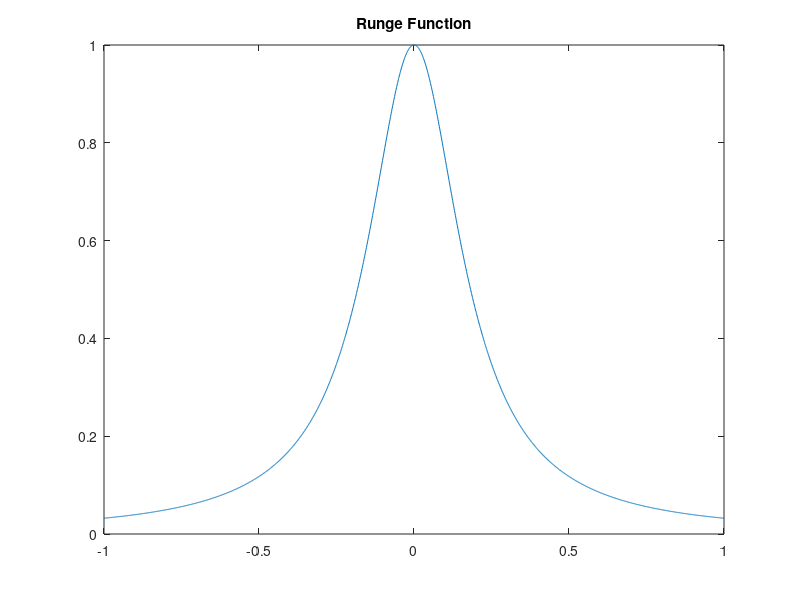

Write MATLAB code to recreate this figure. (Note: this script raises an error after producing the figure.)
%----------------------------Question 1------------------------------------
z = 30;
m = 2000;
x = linspace(-1,1,m)';
f = 1./(1 + (z*x.^2));
figure
plot(x,f)
title('Runge Function','LineWidth',1.5);
%%
%----------------------------Question 2------------------------------------

% a) Solve interpolation problem with Vandermonde matrix Va = f
n = 10;
% v = vector of x values, y = f(x) vector
z = 30;
v = linspace(-1,1,n);
y = 1./(1 + (z*v.^2));

y = y';
V = vander(v);
a = V\y;
%Vandermonde form polynomial
p = poly2sym(a);

fplot(p,[-1,1],'LineWidth',1.5);
grid on
title('Vandermonde');

%%
% b) Solve interpolation problem with barycentric form

%for plotting
m = 2000;
x = linspace(-1,1,m)';
z = 30;

%interpolation points
num = 10;
ipts = linspace(-1,1,num);

%f(ipts)
f = 1./(1 + (z*ipts.^2));
m = size(x,1);
w = ones(num,1);
for i = 1:num   
    for j = 1:num
        if i ~= j
            w(i) = w(i)*(ipts(i) - ipts(j));
        end
    end
    w(i) = 1/w(i);
end

numer = zeros(m,1);
denom = zeros(m,1);
for i = 1:num
    numer = numer + f(i) * w(i)./(x - ipts(i));
    denom = denom + w(i)./(x - ipts(i));
end

%Barycentric form of polynomial
p = numer./denom;

figure
plot(x,p,'LineWidth',1.5)
grid on
title('Barycentric');

%%
% c) Solve interpolation problem with divided differences and Newton form

%values of x for plot
m = 2000;
x = linspace(-1,1,m)';
z = 30;

%interpolation points
n = 10;
ipts = linspace(-1,1,n);
%f(ipts)
f = 1./(1 + (z*ipts.^2));

%find divided differences 
F = zeros(n);
F(:,1) = f';

for i = 2:n
    for j = 2:i
        F(i,j) = (F(i,j-1) - F(i-1,j-1)) / (ipts(i) - ipts(i-j+1));
    end
end
%diagonal values are coeff. in newton's form
divDiff = diag(F);

%matrix X[] stores products of(x - xi)
X = ones(n,m);
for k = 2:n
    X(k,:) = X(k-1,:) .* (x' - ipts(k-1));
end

%Newton's form of polynomial
p = zeros(1,m);
for q = 1:n
   p = p + divDiff(q) .* X(q,:); 
end

figure
plot(x,p,'LineWidth',1.5)
grid on
title('Newton');

%% ----------------------------Question 3-----------------------------------
%a) equidistant interpolation points n = 10, 15, 25, 40
z = 30;
m = 2000;
x = linspace(-1,1,m)';
f = 1./(1 + (z*x.^2));
plot(x,f,'DisplayName','Runge Function','LineWidth',1.5)
hold on

% n = 10, n+1 interpolation points
n10 = 11;
v10 = linspace(-1,1,n10);
y10 = 1./(1 + (z*v10.^2));
y10 = y10';
V10 = vander(v10);
a10 = V10\y10;
p10 = poly2sym(a10);

fplot(p10,[-1,1], 'DisplayName', 'n = 10','LineWidth',1.5);
hold on

% n = 15, n+1 interpolation points
n15 = 16;
v15 = linspace(-1,1,n15);
y15 = 1./(1 + (z*v15.^2));
y15 = y15';
V15 = vander(v15);
a15 = V15\y15;
p15 = poly2sym(a15);

fplot(p15,[-1,1],'DisplayName', 'n = 15','LineWidth',1.5);
hold on

% n = 25, n+1 interpolation points
n25 = 26;
v25 = linspace(-1,1,n25);
y25 = 1./(1 + (z*v25.^2));
y25 = y25';
V25 = vander(v25);
a25 = V25\y25;
p25 = poly2sym(a25);

fplot(p25,[-1,1],'DisplayName', 'n = 25','LineWidth',1.5);
hold on

% n = 40, n+1 interpolation points
n40 = 41;
v40 = linspace(-1,1,n40);
y40 = 1./(1 + (z*v40.^2));
y40 = y40';
V40 = vander(v40);
a40 = V40\y40;
p40 = poly2sym(a40);

fplot(p40,[-1,1],'DisplayName', 'n = 40','LineWidth',1.5);
ylim([0 1])
hold on
grid on
title('Equidistant Interpolation Points');
legend
hold off
%%  b) Chebychev interpolation points n = 10, 15, 25, 40
z = 30;
m = 2000;
x = linspace(-1,1,m)';
f = 1./(1 + (z*x.^2));
plot(x,f,'DisplayName','Runge Function','LineWidth',1.5)
hold on

% n = 10, n+1 interpolation points
n10 = 11;
angles10 = linspace(0,pi,n10);
v10 = cos(angles10);
y10 = 1./(1 + (z*v10.^2));
y10 = y10';
V10 = vander(v10);
a10 = V10\y10;
p10 = poly2sym(a10);

fplot(p10,[-1,1], 'DisplayName', 'n = 10','LineWidth',1.5);
hold on

% n = 15, n+1 interpolation points
n15 = 16;
angles15 = linspace(0,pi,n15);
v15 = cos(angles15);
y15 = 1./(1 + (z*v15.^2));
y15 = y15';
V15 = vander(v15);
a15 = V15\y15;
p15 = poly2sym(a15);

fplot(p15,[-1,1],'DisplayName', 'n = 15','LineWidth',1.5);
hold on

% n = 25, n+1 interpolation points
n25 = 26;
angles25 = linspace(0,pi,n25);
v25 = cos(angles25);
y25 = 1./(1 + (z*v25.^2));
y25 = y25';
V25 = vander(v25);
a25 = V25\y25;
p25 = poly2sym(a25);

fplot(p25,[-1,1],'DisplayName', 'n = 25','LineWidth',1.5);
hold on

% n = 40, n+1 interpolation points
n40 = 41;
angles40 = linspace(0,pi,n40);
v40 = cos(angles40);
y40 = 1./(1 + (z*v40.^2));
y40 = y40';
V40 = vander(v40);
a40 = V40\y40;
p40 = poly2sym(a40);

fplot(p40,[-1,1],'DisplayName', 'n = 40','LineWidth',1.5);
ylim([0 1])
hold on
grid on
title('Chebychev Interpolation Points');
legend
hold off
%% c) random distribution

z = 30;
m = 2000;
x = linspace(-1,1,m)';
f = 1./(1 + (z*x.^2));
plot(x,f,'DisplayName','Runge Function','LineWidth',1.5)
hold on

% n = 10, n+1 interpolation points
n10 = 11;
v10 = -1 + (1+1).*rand(n10, 1);
y10 = 1./(1 + (z*v10.^2));
V10 = vander(v10);
a10 = V10\y10;
p10 = poly2sym(a10);

fplot(p10,[-1,1], 'DisplayName', 'n = 10','LineWidth',1.5);
hold on

% n = 15, n+1 interpolation points
n15 = 16;
v15 = -1 + (1+1).*rand(n15, 1);
y15 = 1./(1 + (z*v15.^2));
V15 = vander(v15);
a15 = V15\y15;
p15 = poly2sym(a15);

fplot(p15,[-1,1],'DisplayName', 'n = 15','LineWidth',1.5);
hold on

% n = 25, n+1 interpolation points
n25 = 26;
v25 = -1 + (1+1).*rand(n25, 1);
y25 = 1./(1 + (z*v25.^2));
V25 = vander(v25);
a25 = V25\y25;
p25 = poly2sym(a25);

fplot(p25,[-1,1],'DisplayName', 'n = 25','LineWidth',1.5);
hold on

% n = 40, n+1 interpolation points
n40 = 41;
v40 = -1 + (1+1).*rand(n40, 1);
y40 = 1./(1 + (z*v40.^2));
V40 = vander(v40);
a40 = V40\y40;
p40 = poly2sym(a40);

fplot(p40,[-1,1],'DisplayName', 'n = 40','LineWidth',1.5);
ylim([0 1])
hold on
grid on
title('Random Interpolation Points');
legend
hold off
%% c2 cheby x2

z = 30;
m = 2000;
x = linspace(-1,1,m)';
f = 1./(1 + (z*x.^2));
plot(x,f,'DisplayName','Runge Function','LineWidth',1.5)
hold on

% n = 10, n+1 interpolation points
n10 = 11;
angles10 = linspace(0,pi,n10);
v10 = cos(angles10).*2;
y10 = 1./(1 + (z*v10.*2));
y10 = y10';
V10 = vander(v10);
a10 = V10\y10;
p10 = poly2sym(a10);

fplot(p10,[-1,1], 'DisplayName', 'n = 10','LineWidth',1.5);
hold on

% n = 15, n+1 interpolation points
n15 = 16;
angles15 = linspace(0,pi,n15);
v15 = cos(angles15).*2;
y15 = 1./(1 + (z*v15.^2));
y15 = y15';
V15 = vander(v15);
a15 = V15\y15;
p15 = poly2sym(a15);

fplot(p15,[-1,1],'DisplayName', 'n = 15','LineWidth',1.5);
hold on

% n = 25, n+1 interpolation points
n25 = 26;
angles25 = linspace(0,pi,n25);
v25 = cos(angles25).*2;
y25 = 1./(1 + (z*v25.^2));
y25 = y25';
V25 = vander(v25);
a25 = V25\y25;
p25 = poly2sym(a25);

fplot(p25,[-1,1],'DisplayName', 'n = 25','LineWidth',1.5);
hold on

% n = 40, n+1 interpolation points
n40 = 41;
angles40 = linspace(0,pi,n40);
v40 = cos(angles40).*2;
y40 = 1./(1 + (z*v40.^2));
y40 = y40';
V40 = vander(v40);
a40 = V40\y40;
p40 = poly2sym(a40);

fplot(p40,[-1,1],'DisplayName', 'n = 40','LineWidth',1.5);
ylim([0 1])
hold on
grid on
title('Chebychev*2 Interpolation Points');
legend
hold off
%% ----------------------------Question 4------------------------------------
%plot natural spline with n = 5, 10
%Runge function
z = 30;
m = 2000;
x = linspace(-1,1,m)';
f = 1./(1 + (z*x.^2));

plot(x,f,'DisplayName','Runge Function','LineWidth',1.5)
ylim([0 1])
hold on

%n = n+1 = 5+1 (since the points go from x0 to xn)
n = 6;
x5 = linspace(-1,1,n);
y5 = 1./(1 + (30*x5.^2)); 
ns5 = csape(x5,y5,'second');
ns5 = fnval(ns5,x);

plot(x,ns5,'DisplayName','Natural spline n = 5','LineWidth',1.5)
grid on

%n = n+1 = 10+1
n = 11;
x10 = linspace(-1,1,n);
y10 = 1./(1 + (30*x10.^2)); 
ns10 = csape(x10,y10,'second');
ns10 = fnval(ns10,x);

plot(x,ns10,'DisplayName','Natural spline n = 10','LineWidth',1.5)
grid on
title('Natural Spline Interpolation');
legend('Runge Function','Natural spline n = 5','Natural spline n = 10')